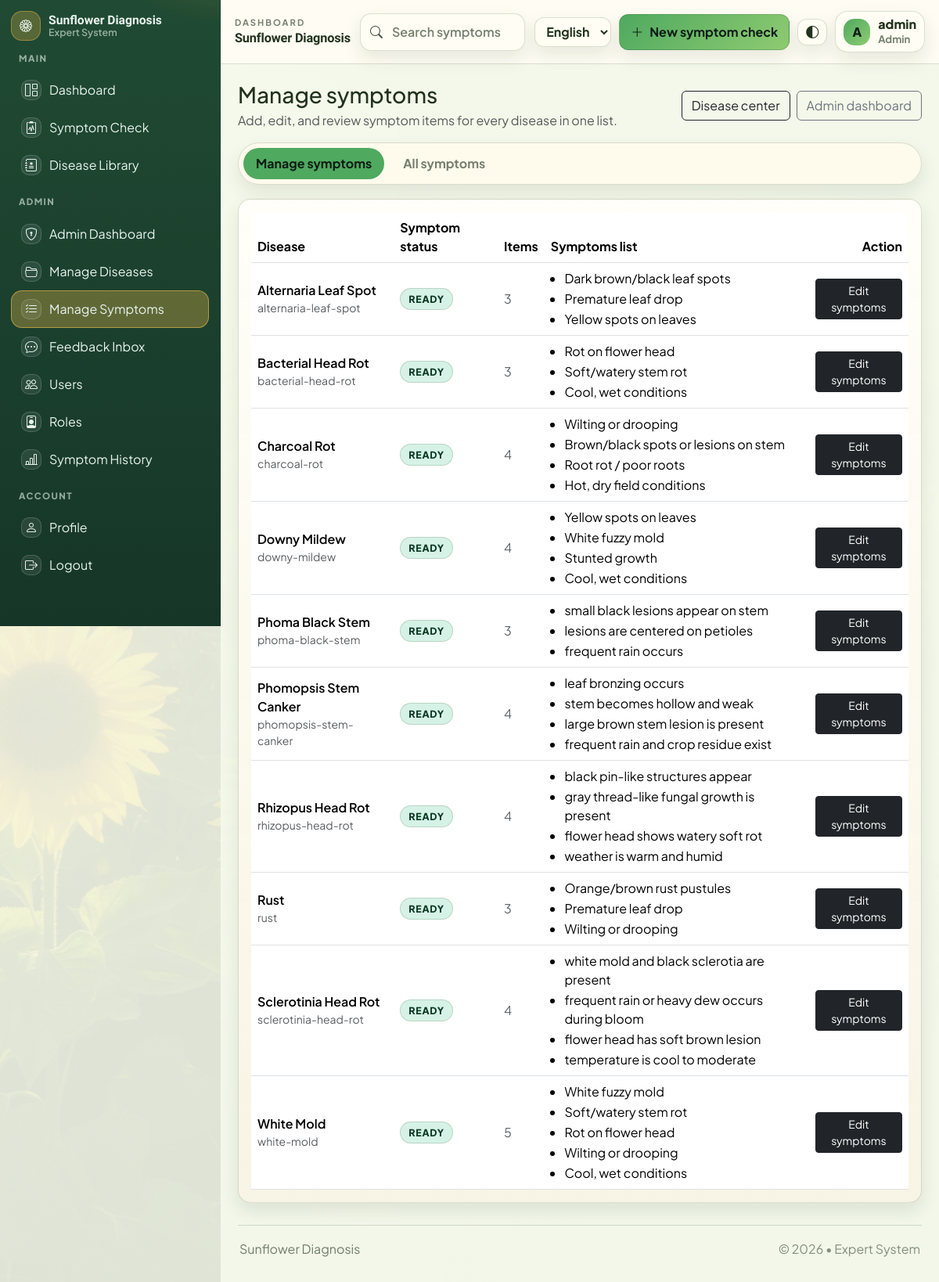
Page /admin/checklists (signed in) on the committed database.
### app/models/user.py (models this page shows, shortened)
class User(UserMixin, db.Model):
    __tablename__ = "users"
    id = db.Column(db.Integer, primary_key=True)
    username = db.Column(db.String(80), unique=True, nullable=False, index=True)
    email = db.Column(db.String(120), unique=True, nullable=False, index=True)
    password_hash = db.Column(db.String(255), nullable=False)
    role = db.Column(db.String(20), nullable=False, default="user")  # "user", "doctor", or "admin"
    created_at = db.Column(db.DateTime, default=datetime.utcnow, nullable=False)
    role_id = db.Column(db.Integer, db.ForeignKey("roles.id"), nullable=True, index=True)
    role_obj = db.relationship("Role", lazy="joined")
    symptom_checks = db.relationship(
        "SymptomCheck", back_populates="user", cascade="all, delete-orphan"
    )
    feedback_items = db.relationship(
        "Feedback", back_populates="user", cascade="all, delete-orphan"
    )
    def has_permission(self, permission_name: str) -> bool:
        if not permission_name:
            return False
        if self.role == "admin" and permission_name == "access_admin":
            return True
        try:
            q = (
                db.session.query(Permission.id)
                .join(role_permissions, Permission.id == role_permissions.c.permission_id)
                .filter(Permission.name == permission_name)
            )
            if self.role_id:
                q = q.filter(role_permissions.c.role_id == self.role_id)
            else:
                q = q.join(Role, Role.id == role_permissions.c.role_id).filter(Role.name == self.role)
            row = q.first()
            return row is not None
        except OperationalError:
            return self.role == "admin"

### app/models/disease.py (models this page shows, shortened)
class Disease(db.Model):
    __tablename__ = "diseases"
    id = db.Column(db.Integer, primary_key=True)
    slug = db.Column(db.String(80), unique=True, nullable=False)
    name = db.Column(db.String(120), nullable=False)
    symptoms = db.Column(db.Text, nullable=False)
    cause = db.Column(db.Text, nullable=False)
    treatment = db.Column(db.Text, nullable=False)
    prevention = db.Column(db.Text, nullable=False)
    image_filename = db.Column(db.String(200), nullable=True)
    created_by_id = db.Column(db.Integer, db.ForeignKey("users.id"), nullable=True, index=True)
    updated_by_id = db.Column(db.Integer, db.ForeignKey("users.id"), nullable=True, index=True)
    created_at = db.Column(db.DateTime, default=datetime.utcnow, nullable=True)
    updated_at = db.Column(
        db.DateTime, default=datetime.utcnow, onupdate=datetime.utcnow, nullable=True
    )
    symptom_checklist_json = db.Column(db.Text, nullable=True, default="[]")
    created_by = db.relationship("User", foreign_keys=[created_by_id], lazy="joined")
    updated_by = db.relationship("User", foreign_keys=[updated_by_id], lazy="joined")
    def checklist_items(self) -> list[dict]:
        try:
            items = json.loads(self.symptom_checklist_json or "[]")
            return items if isinstance(items, list) else []
        except Exception:
            return []

### app/routes/admin.py (the view)
@admin_bp.route("/checklists")
@login_required
@permission_required("manage_diseases")
def checklists():
    diseases = Disease.query.order_by(Disease.name.asc()).all()
    rows = []
    for disease in diseases:
        items = disease.checklist_items()
        symptom_labels = []
        for item in items:
            if isinstance(item, dict):
                label = (item.get("label") or "").strip()
            else:
                label = str(item).strip()
            if label:
                symptom_labels.append(label)
        rows.append(
            {
                "disease": disease,
                "symptom_labels": symptom_labels,
                "item_count": len(symptom_labels),
                "ready": bool(symptom_labels),
            }
        )
    return render_template("admin/checklists.html", rows=rows)

### app/models/user.py (called while the page is built)
@login_manager.user_loader
def load_user(user_id: str):
    return User.query.get(int(user_id))

### app/utils.py (called while the page is built)
def permission_required(permission_name: str):
    def decorator(fn):
        @wraps(fn)
        def wrapper(*args, **kwargs):
            if not current_user.is_authenticated:
                abort(403)
            if not getattr(current_user, "has_permission", None):
                abort(403)
            if not current_user.has_permission(permission_name):
                abort(403)
            return fn(*args, **kwargs)
        return wrapper
    return decorator

### app/templates/admin/checklists.html (shortened to what this page needs)
{% extends "base.html" %}

### app/templates/base.html (shortened to what this page needs)
<!doctype html>
<html lang="en" data-theme="light" data-bs-theme="light">
<head>
  <link href="https://cdn.jsdelivr.net/npm/bootstrap@5.3.3/dist/css/bootstrap.min.css" rel="stylesheet">
  <link href="https://cdn.jsdelivr.net/npm/bootstrap-icons@1.11.3/font/bootstrap-icons.min.css" rel="stylesheet">
  <link rel="stylesheet" href="{{ url_for('static', filename='css/style.css') }}?v=14">
</head>
<body>
  {% set authed = current_user.is_authenticated %}
  {% if authed %}
  <div class="sf-app">
    <aside class="sf-sidebar" aria-label="Sidebar">
      <div class="sf-side-head">
        <a class="sf-brand" href="{{ url_for('main.home') }}">
          <span class="sf-brand-icon" aria-hidden="true"><i class="bi bi-flower1"></i></span>
          <span class="sf-brand-text">
            <span class="sf-brand-title" data-i18n="brand_title">Sunflower Diagnosis</span>
            <span class="sf-brand-sub" data-i18n="brand_sub">Expert System</span>
          </span>
        </a>
      </div>
      <nav class="sf-nav">
        <div class="sf-nav-section" data-i18n="nav_main">MAIN</div>
        <a class="sf-nav-item {% if request.path == '/' %}is-active{% endif %}" href="{{ url_for('main.home') }}">
          <span class="sf-nav-ico" aria-hidden="true"><i class="bi bi-grid-1x2"></i></span>
          <span data-i18n="nav_dashboard">Dashboard</span>
        </a>
        <a class="sf-nav-item {% if request.path.startswith('/diagnose') %}is-active{% endif %}" href="{{ url_for('main.diagnose_page') }}">
          <span class="sf-nav-ico" aria-hidden="true"><i class="bi bi-clipboard2-pulse"></i></span>
          <span data-i18n="nav_symptom_check">Symptom Check</span>
        </a>
        <a class="sf-nav-item" href="{{ url_for('main.home') }}#library">
          <span class="sf-nav-ico" aria-hidden="true"><i class="bi bi-journal-medical"></i></span>
          <span data-i18n="nav_disease_library">Disease Library</span>
        </a>
        {% if current_user.has_permission('access_admin') %}
          <div class="sf-nav-section" data-i18n="nav_admin">ADMIN</div>
          <a class="sf-nav-item {% if request.path.startswith('/admin/dashboard') %}is-active{% endif %}" href="{{ url_for('admin.dashboard') }}">
            <span class="sf-nav-ico" aria-hidden="true"><i class="bi bi-shield-lock"></i></span>
            <span data-i18n="nav_admin_dashboard">Admin Dashboard</span>
          </a>
          <a class="sf-nav-item {% if request.path.startswith('/admin/diseases') or request.path.startswith('/admin/disease/') %}is-active{% endif %}" href="{{ url_for('admin.diseases') }}">
            <span class="sf-nav-ico" aria-hidden="true"><i class="bi bi-folder2-open"></i></span>
            <span data-i18n="nav_manage_diseases">Manage Diseases</span>
          </a>
          <a class="sf-nav-item {% if request.path.startswith('/admin/checklists') or request.path.startswith('/admin/checklist/') %}is-active{% endif %}" href="{{ url_for('admin.checklists') }}">
            <span class="sf-nav-ico" aria-hidden="true"><i class="bi bi-list-check"></i></span>
            <span data-i18n="nav_manage_symptoms">Manage Symptoms</span>
          </a>
          <a class="sf-nav-item {% if request.path.startswith('/admin/feedback') %}is-active{% endif %}" href="{{ url_for('admin.feedback') }}">
            <span class="sf-nav-ico" aria-hidden="true"><i class="bi bi-chat-dots"></i></span>
            <span data-i18n="nav_feedback_inbox">Feedback Inbox</span>
          </a>
          <a class="sf-nav-item {% if request.path.startswith('/admin/users') or request.path.startswith('/admin/user') %}is-active{% endif %}" href="{{ url_for('admin.users') }}">
            <span class="sf-nav-ico" aria-hidden="true"><i class="bi bi-people"></i></span>
            <span data-i18n="nav_users">Users</span>
          </a>
          <a class="sf-nav-item {% if request.path.startswith('/admin/roles') %}is-active{% endif %}" href="{{ url_for('admin.roles') }}">
            <span class="sf-nav-ico" aria-hidden="true"><i class="bi bi-person-badge"></i></span>
            <span data-i18n="nav_roles">Roles</span>
          </a>
          <a class="sf-nav-item {% if request.path.startswith('/admin/symptom') %}is-active{% endif %}" href="{{ url_for('admin.symptom_checks') }}">
            <span class="sf-nav-ico" aria-hidden="true"><i class="bi bi-bar-chart-line"></i></span>
            <span data-i18n="nav_symptom_history">Symptom History</span>
          </a>
        {% endif %}
        <div class="sf-nav-section" data-i18n="nav_account">ACCOUNT</div>
        <a class="sf-nav-item {% if request.path.startswith('/user/profile') %}is-active{% endif %}" href="{{ url_for('user.profile') }}">
          <span class="sf-nav-ico" aria-hidden="true"><i class="bi bi-person"></i></span>
          <span data-i18n="nav_profile">Profile</span>
        </a>
        <a class="sf-nav-item" href="{{ url_for('auth.logout') }}">
          <span class="sf-nav-ico" aria-hidden="true"><i class="bi bi-box-arrow-right"></i></span>
          <span data-i18n="nav_logout">Logout</span>
        </a>
      </nav>
    </aside>
    <div class="sf-main">
      <header class="sf-topbar">
        <div class="sf-topbar-left">
          <div class="sf-topbar-meta">
            <div class="sf-topbar-kicker" data-i18n="topbar_kicker">Dashboard</div>
            <div class="sf-topbar-title" data-i18n="topbar_title">Sunflower Diagnosis</div>
          </div>
        </div>
        <form class="sf-search" role="search" method="get" action="{{ url_for('main.search') }}">
          <i class="bi bi-search sf-search-ico" aria-hidden="true"></i>
          <input class="sf-search-input" type="search" name="q" value="{{ request.args.get('q','') }}" placeholder="Search symptoms, reports, crops" data-i18n-placeholder="search_placeholder" autocomplete="off" aria-label="Search">
        </form>
        <div class="sf-top-actions">
          <select class="sf-lang-select" data-language-select aria-label="Language">
            <option value="en">English</option>
          </select>
          <a class="sf-primary-btn" href="{{ url_for('main.diagnose_page') }}">
            <i class="bi bi-plus-lg" aria-hidden="true"></i>
            <span data-i18n="new_symptom_check">New symptom check</span>
          </a>
          <button class="sf-icon-btn" type="button" data-action="toggleTheme" title="Toggle theme" data-i18n-title="toggle_theme" aria-label="Toggle theme">
            <i class="bi bi-circle-half" aria-hidden="true"></i>
          </button>
          <div class="sf-userchip" title="Signed in">
            <div class="sf-avatar" aria-hidden="true">{{ (current_user.username or 'U')[0] | upper }}</div>
            <div class="sf-userchip-text d-none d-sm-block">
              <div class="sf-userchip-name">{{ current_user.username }}</div>
              <div class="sf-userchip-role">{{ (current_user.role or 'user') | capitalize }}</div>
            </div>
          </div>
        </div>
      </header>
      <main class="sf-content">
        {{ page_content | safe }}
        <footer class="sf-footer">
          <div data-i18n="footer_title">Sunflower Diagnosis</div>
          <div class="sf-footer-muted" data-i18n="footer_sub">© 2026 • Expert System</div>
        </footer>
      </main>
    </div>
  </div>
  {% endif %}
</body>
</html>

### rows in the picture
User: username "A", username "admin", role "Admin"
Disease: slug "Manage symptoms Add, edit, and review symptom items for every disease in one list. Disease center Admin dashboard Manage symptoms All symptoms Disease Symptom status Items Symptoms list Action Alternaria Leaf Spot alternaria-leaf-spot READY 3 Dark brown/black leaf spots Premature leaf drop Yellow spots on leaves Edit symptoms Bacterial Head Rot bacterial-head-rot READY 3 Rot on flower head Soft/watery stem rot Cool, wet conditions Edit symptoms Charcoal Rot charcoal-rot READY 4 Wilting or drooping Brown/black spots or lesions on stem Root rot / poor roots Hot, dry field conditions Edit symptoms Downy Mildew downy-mildew READY 4 Yellow spots on leaves White fuzzy mold Stunted growth Cool,…"
